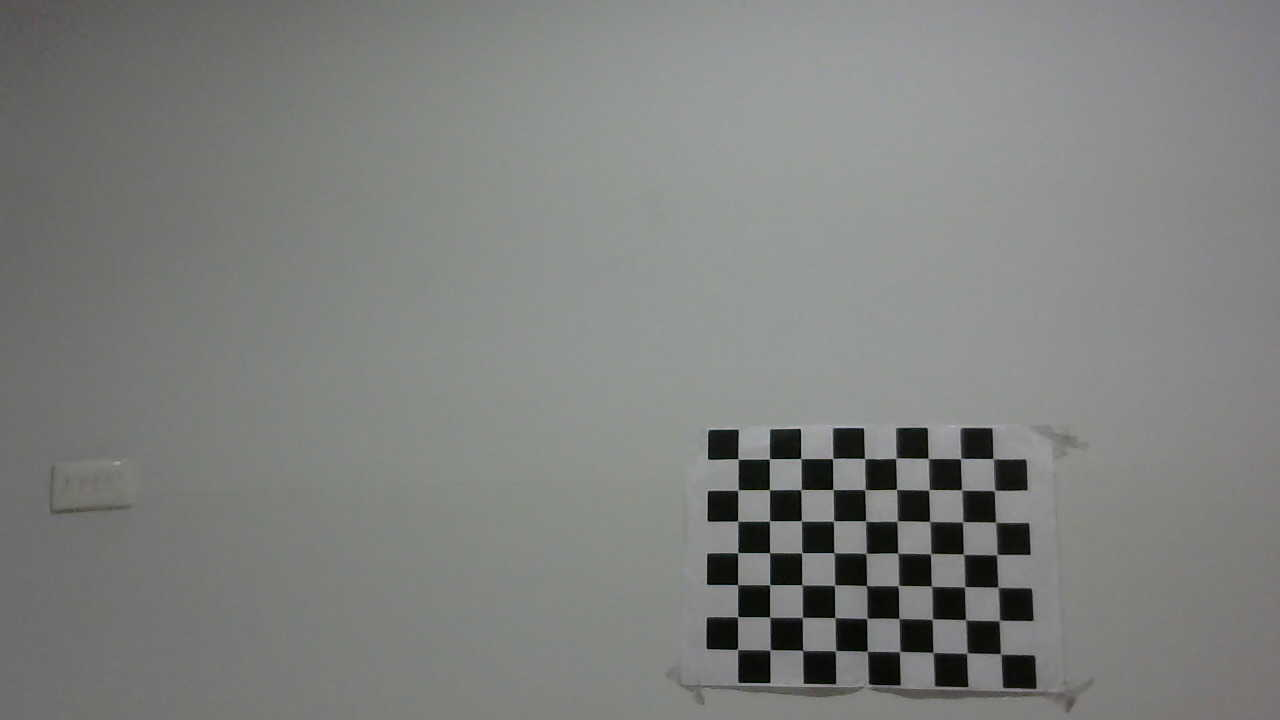
#> input picture sample_data/camera_calibration/0g.png, 1280 x 720 px
$ jupyter execute --allow-errors SFL.ipynb
#> lines starting #> are read from the running program, lines starting #| are printed output that depends on the picture; after the words box and inside, x2 and y2 are one past the last pixel; in counts of white or black regions, pixels touching at a corner belong together; long printed decimals are rounded
[cell 1]
import cv2
import numpy as np
import matplotlib.pyplot as plt
import os
from mpl_toolkits import mplot3d
from mpl_toolkits.mplot3d import Axes3D
path = os.getcwd()

[cell 2]
def order_points(points):
                len_ = len(points)
                a = points[0][0]
                b = points[len_-1][0]
                if a[0]>b[0] and a[1]>b[1]:
                       points =  points[::-1]
                return points
# [22 lines left out: function arrange_points, not called in this run]

[cell 3]
# [55 lines left out: function decode_graycode, not called in this run]

[cell 4]
print(path+"/sample_data/camera_calibration/")
criteria = (cv2.TERM_CRITERIA_EPS + cv2.TERM_CRITERIA_MAX_ITER, 30, 0.001)
fname = os.listdir(path+"/sample_data/camera_calibration/")
objp = np.zeros((9 * 7, 3), np.float32)
objp[:, :2] = np.mgrid[0:9, 0:7].T.reshape(-1, 2)*50.33

objpoints = []  # 3d point in real world space
imgpoints = []  # 2d points in image plane.
for name in fname:
    if name[-4:] == '.png':
        img = cv2.imread(path+"/sample_data/camera_calibration/"+name)
#> img is the input picture: shape (720, 1280, 3); mean B, G, R 126.3, 128.4, 126.9
        gray = cv2.cvtColor(img, cv2.COLOR_BGR2GRAY)
        ret, corners = cv2.findChessboardCorners(gray, (9, 7), None)
#> ret = True; corners = 63 rows, first 8: [999.4, 654.7], [965.6, 652], [931.4, 653.4], [902, 650], [866.3, 652.3], [835, 650.5], [801.6, 650.8], [769.2, 648.8]
        if ret == True:
                objpoints.append(objp)
                corners2 = cv2.cornerSubPix(gray, corners, (11, 11), (-1, -1), criteria)
#> corners2 = 63 rows, first 8: [1000.7, 653.9], [966.8, 653], [933, 652.4], [899.7, 651.5], [867.4, 651.3], [835.5, 650.7], [802.7, 650.4], [770.1, 649.9]
                corners2 = order_points(corners2)
#> in order_points, `len_ = len(points)`: len_ = 63
#> in order_points, `a = points[0][0]`: a = [1000.7, 653.9]
#> in order_points, `b = points[len_-1][0]`: b = [738, 459]
#> in order_points, `points =  points[::-1]`: points = 63 rows, first 8: [738, 459], [769.4, 458.8], [800.9, 458.5], [832.6, 458.5], [864.7, 458.5], [895.8, 458.2], [928.3, 458.4], [960.6, 458.5]
#> corners2 has the same summary as points in order_points
                imgpoints.append(corners2)
                img = cv2.drawChessboardCorners(img, (9, 7), corners2, ret)
#> img: shape (720, 1280, 3); 1.6% of pixels changed, all inside (x1, y1, x2, y2) = (732, 452, 1008, 661)
                cv2.imshow('camera', img)
                cv2.waitKey(1)
#> pass 2 of the loop `for name in fname:`:
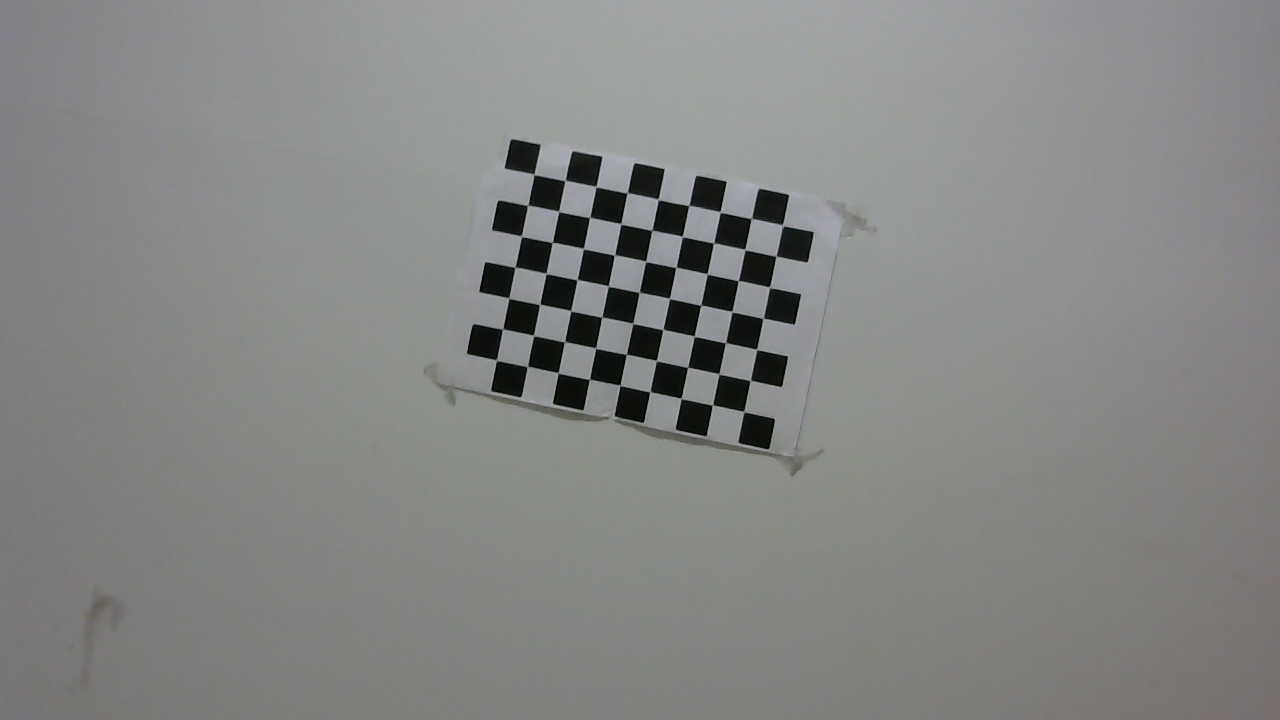
#> input picture sample_data/camera_calibration/11.png, 1280 x 720 px
#> img is the input picture: shape (720, 1280, 3); mean B, G, R 132.5, 133.9, 132.9
#> `ret, corners = cv2.findChessboardCorners(gray, (9, 7), None)`: corners = 63 rows, first 8: [534, 174.5], [564.6, 180.1], [596, 186.8], [626.9, 191.9], [657.4, 199.7], [688.5, 205.3], [719.6, 212.2], [750.8, 217.7]
#> `corners2 = cv2.cornerSubPix(gray, corners, (11, 11), (-1, -1), criteria)`: corners2 = 63 rows, first 8: [534.1, 174.4], [565, 180.5], [596, 186.7], [627.2, 192.9], [658.3, 199.3], [688.8, 205.4], [720.2, 211.9], [751.4, 218.6]
#> `img = cv2.drawChessboardCorners(img, (9, 7), corners2, ret)`:
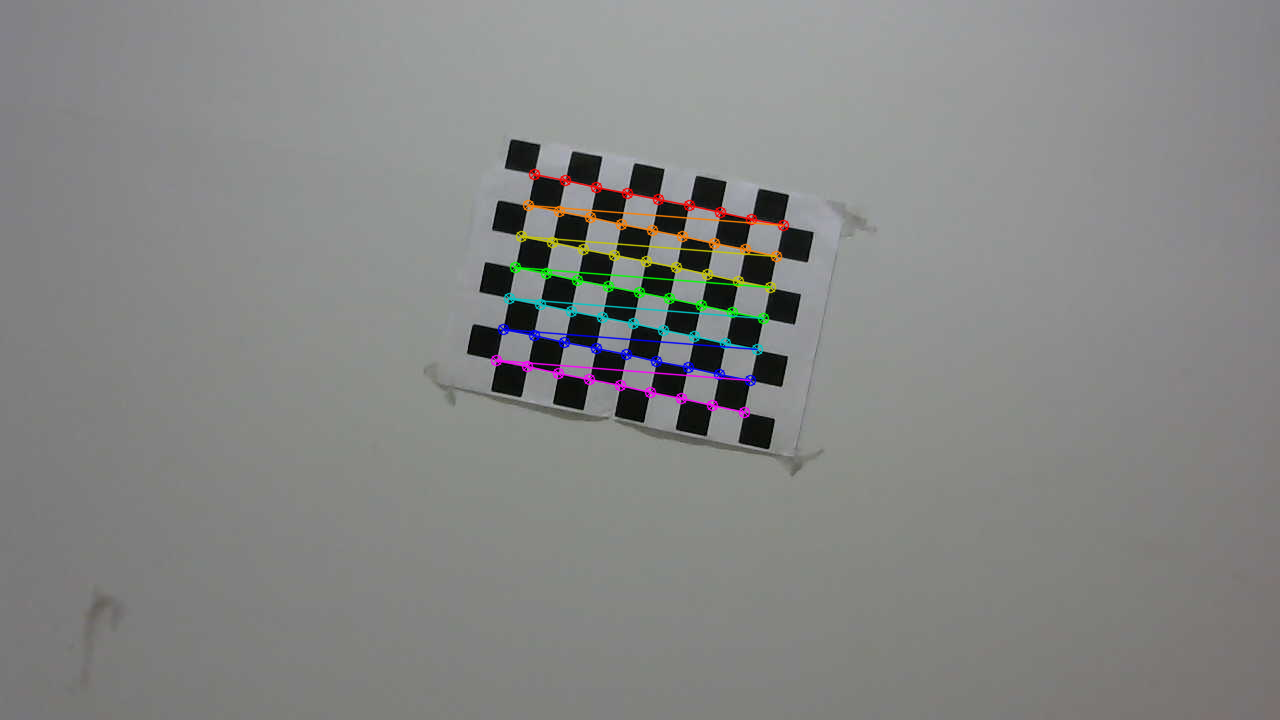
#> img: shape (720, 1280, 3); 1.56% of pixels changed, all inside (x1, y1, x2, y2) = (490, 168, 790, 419)
cv2.destroyAllWindows()
ret,mtx_c,dist_c,rvec_c,tvec_c = cv2.calibrateCamera(objpoints,imgpoints,gray.shape[::-1],None,None)
#> ret = 0.303; mtx_c = [[1677.2, 0, 621.1], [0, 1695.6, 505.6], [0, 0, 1]]; dist_c = [[0.287, -11.2, 0.035, -0.00223, 133.7]]; rvec_c = ([-0.175, 0.146, 0.00586], [0.108, 0.0375, 0.205], [0.0867, -0.0268, 0.55]); tvec_c = ([188.8, -75.26, 2703.1], [-138.2, -525.4, 2638.2], [-122, -547.8, 2628.5])
print('camera matrix')
print(mtx_c, ret)
#| [[1.67722978e+03 0.00000000e+00 6.21068160e+02]
#|  [0.00000000e+00 1.69561971e+03 5.05611093e+02]
#|  [0.00000000e+00 0.00000000e+00 1.00000000e+00]] 0.3032

[cell 5]
# camera pose ####

img = cv2.imread(path+'/sample_data/camera_pose.png')
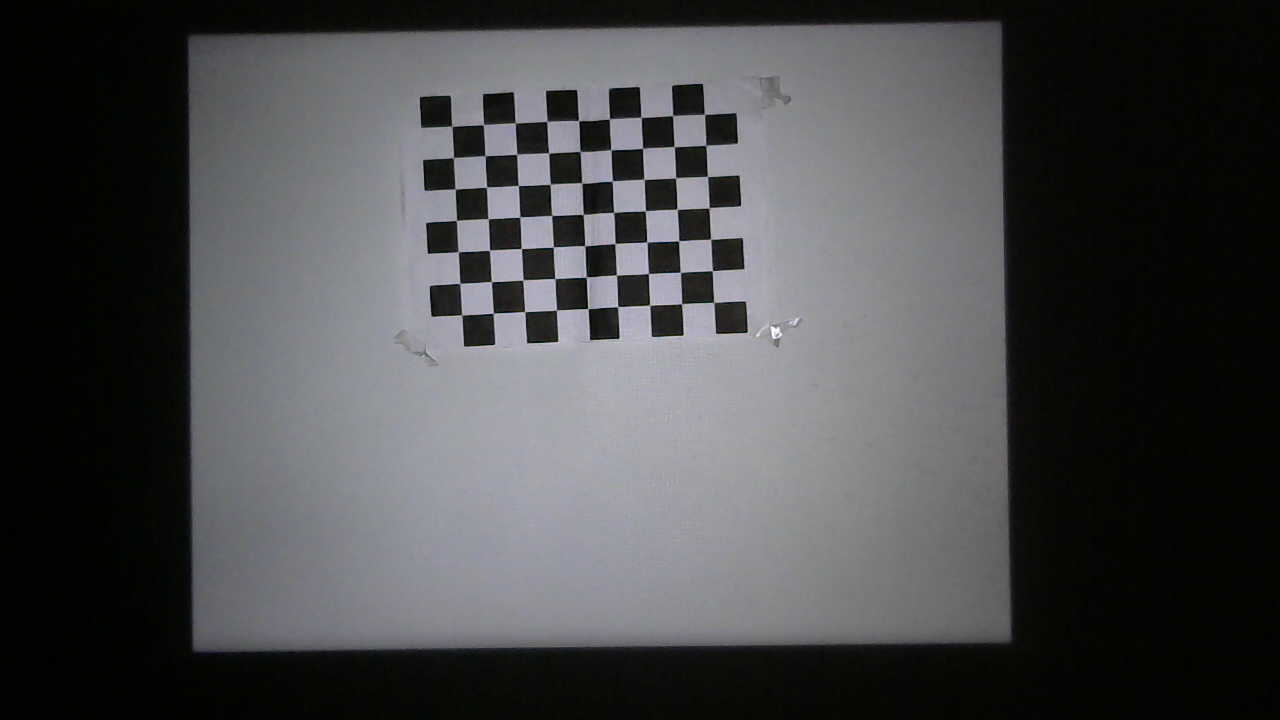
#> input picture sample_data/camera_pose.png, 1280 x 720 px
#> img is the input picture: shape (720, 1280, 3); mean B, G, R 74, 72.4, 72
plt.imshow(img)
gray = cv2.cvtColor(img,cv2.COLOR_BGR2GRAY)
ret,corners = cv2.findChessboardCorners(gray ,(9,7),None)
#> ret = True; corners = 63 rows, first 8: [456, 131], [478, 129], [520, 128], [546.6, 121.4], [578.4, 120.7], [609.4, 119], [640.9, 117.3], [672.6, 115.5]
corners = cv2.cornerSubPix(gray, corners, (11, 11), (-1, -1), criteria)
#> corners = 63 rows, first 8: [451.8, 126.3], [483.5, 124.6], [515.2, 122.9], [546.9, 121.3], [578.6, 120.6], [609.5, 118.8], [641.1, 117.4], [672.7, 115.5]
imgpoints  = np.array(corners,np.float32)
#> imgpoints has the same summary as corners
flag,rvec_c,tvec_c = cv2.solvePnP(objp,imgpoints,mtx_c,dist_c)
#> flag = True; rvec_c = [0.0453, 0.00943, -0.0478]; tvec_c = [-269.2, -604.6, 2647.2]
H_c = np.zeros((3,3))
world_points = []
R,_ = cv2.Rodrigues(rvec_c)
#> R = [[0.999, 0.048, 0.00834], [-0.0475, 0.998, -0.0455], [-0.0105, 0.045, 0.999]]
H_c[:,:2] = R[:,:2]
H_c[:,2] = tvec_c.transpose()[0]
H_c = mtx_c @ H_c
#> H_c = [[1668.7, 108.4, 1192545.9], [-85.93, 1714.7, 313283.6], [-0.0105, 0.045, 2647.2]]
H_c = np.linalg.inv(H_c)
#> H_c = [[0.000596, -3.07e-05, -0.265], [2.95e-05, 0.000583, -0.0824], [1.86e-09, -1.01e-08, 0.000378]]
plt.show()
print("Projection Matrix ",H_c)
#| Projection Matrix  [[ 5.96013275e-04 -3.07339027e-05 -2.64859393e-01]
#|  [ 2.95283897e-05  5.83481391e-04 -8.23535470e-02]
#|  [ 1.86313043e-09 -1.00512153e-08  3.78102977e-04]]

[cell 6]
# projector points##################3
pose = cv2.imread(path+'/sample_data/chess.png')
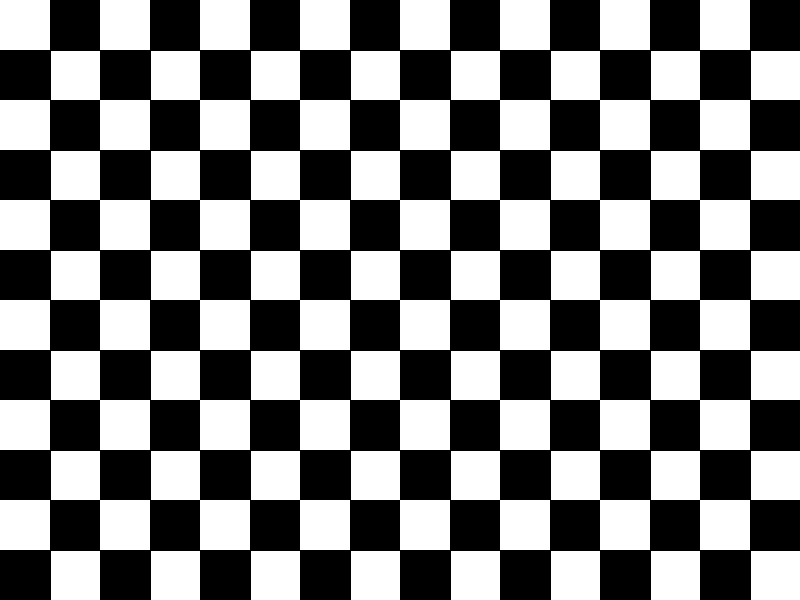
#> input picture sample_data/chess.png, 800 x 600 px
#> pose is the input picture: shape (600, 800, 3); 49% white; 61 white regions, largest, box (x1, y1, x2, y2) and area: (51, 51, 150, 150) 4901, (151, 51, 250, 150) 4901, (251, 51, 350, 150) 4901
gray = cv2.cvtColor(pose,cv2.COLOR_BGR2GRAY)
ret,corners = cv2.findChessboardCorners(gray,(15,11),None)
#> corners = 165 rows, first 8: [50.21, 50.21], [99.5, 50], [150, 50], [199.5, 50], [250, 50], [299.5, 50], [350, 50], [399.5, 50]
if ret:
        corners = cv2.cornerSubPix(gray,corners,(11,11),(-1,-1),criteria)
#> corners = 165 rows, first 8: [50, 50], [99.5, 50], [150, 50], [199.5, 50], [250, 50], [299.5, 50], [350, 50], [399.5, 50]
        corners = order_points(corners)
        _ = cv2.drawChessboardCorners(pose,(15,11),corners,ret)
#> pose: shape (600, 800, 3); 11.75% of pixels changed, all inside (x1, y1, x2, y2) = (44, 44, 757, 557)
        img_points= np.array(corners,np.float32)
#> img_points has the same summary as corners
plt.imshow(pose)
plt.show()

#> (a cell that did not finish here is left out)

[cell 8]
path ='/home/saurabh/Structured_Light-master/sample_data'
os.chdir(path)
img = cv2.imread('projector_pose.png')
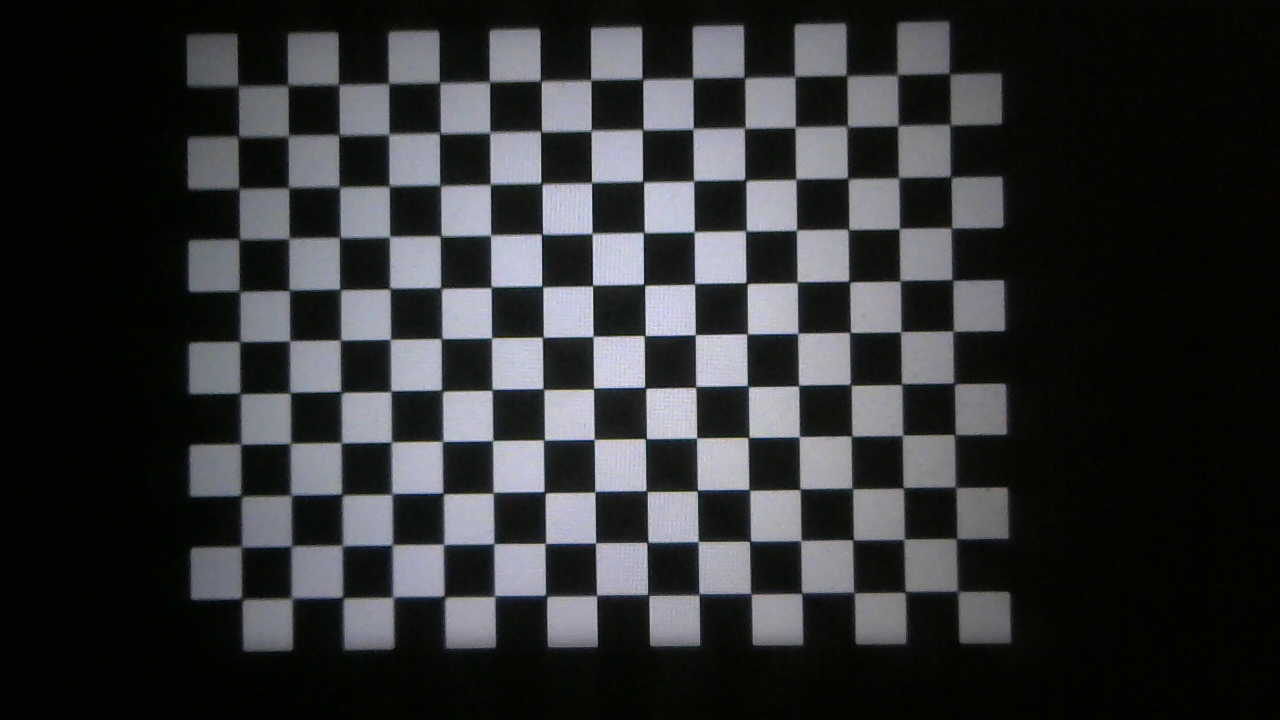
#> input picture sample_data/projector_pose.png, 1280 x 720 px
#> img is the input picture: shape (720, 1280, 3); mean B, G, R 51.7, 50.1, 49.1
gray = cv2.cvtColor(img,cv2.COLOR_BGR2GRAY)
#> gray: shape (720, 1280)
gray = ~gray
blur = cv2.GaussianBlur(gray,(5,5),-1)
gray = cv2.addWeighted(gray,1.5,blur,-0.5,0,gray)
ret,corners = cv2.findChessboardCorners(gray ,(15,11),None)
#> corners = 165 rows, first 8: [953, 586], [904.7, 591.4], [854.5, 593.5], [800.6, 592.6], [750.5, 593.5], [699, 594], [648, 594.5], [596.6, 594.6]
print(ret)
#| True
corners = cv2.cornerSubPix(gray, corners, (11, 11), (-1, -1), criteria)
#> corners = 165 rows, first 8: [957.6, 591.2], [905.1, 591.8], [853.8, 592.6], [801.6, 593.1], [750.9, 593.7], [699, 594.2], [648.3, 594.9], [596.6, 595.4]
corners = order_points(corners)
#> in order_points (call 5), `points =  points[::-1]`: points = 165 rows, first 8: [238, 85.77], [288, 85.13], [338.6, 84.58], [388.7, 83.34], [439.6, 82.7], [489.5, 81.74], [540.7, 81.03], [590.7, 80.09]
#> corners has the same summary as points in order_points
imgpoints  = np.array(corners,np.float32)
#> imgpoints has the same summary as points in order_points
point= []
for corner in corners:
                b = cv2.convertPointsToHomogeneous(corner)
                b= b.reshape(3,1)
                a = H_c @ b
                point.append(a)
#> this loop made 165 passes
#> (b, a) on passes 1 to 3: ([238, 85.77, 1], [-0.126, -0.0253, 0.000378]), ([288, 85.13, 1], [-0.0959, -0.0242, 0.000378]), ([338.6, 84.58, 1], [-0.0656, -0.023, 0.000378])
#> after the loop, point = 165 items, first 6: [-0.126, -0.0253, 0.000378], [-0.0959, -0.0242, 0.000378], [-0.0656, -0.023, 0.000378], [-0.0358, -0.0223, 0.000378], [-0.00538, -0.0211, 0.000378], [0.0244, -0.0202, 0.000378]
points = cv2.convertPointsFromHomogeneous(np.array(point))
#> points = 165 rows, first 8: [-332.7, -66.93], [-253.7, -64], [-173.7, -60.87], [-94.66, -58.86], [-14.22, -55.86], [64.5, -53.42], [145.1, -50.52], [223.9, -48.05]
w = np.array([np.array([np.array([i[0][0],i[0][1],0],np.float32) for i in points],np.float32)])
#> w = 165 rows, first 8: [-332.7, -66.93, 0], [-253.7, -64, 0], [-173.7, -60.87, 0], [-94.66, -58.86, 0], [-14.22, -55.86, 0], [64.5, -53.42, 0], [145.1, -50.52, 0], [223.9, -48.05, 0]
print(w.shape)
#| (1, 165, 3)

#> (a cell that did not finish here is left out)

[cell 10]
img = cv2.imread('41.png')
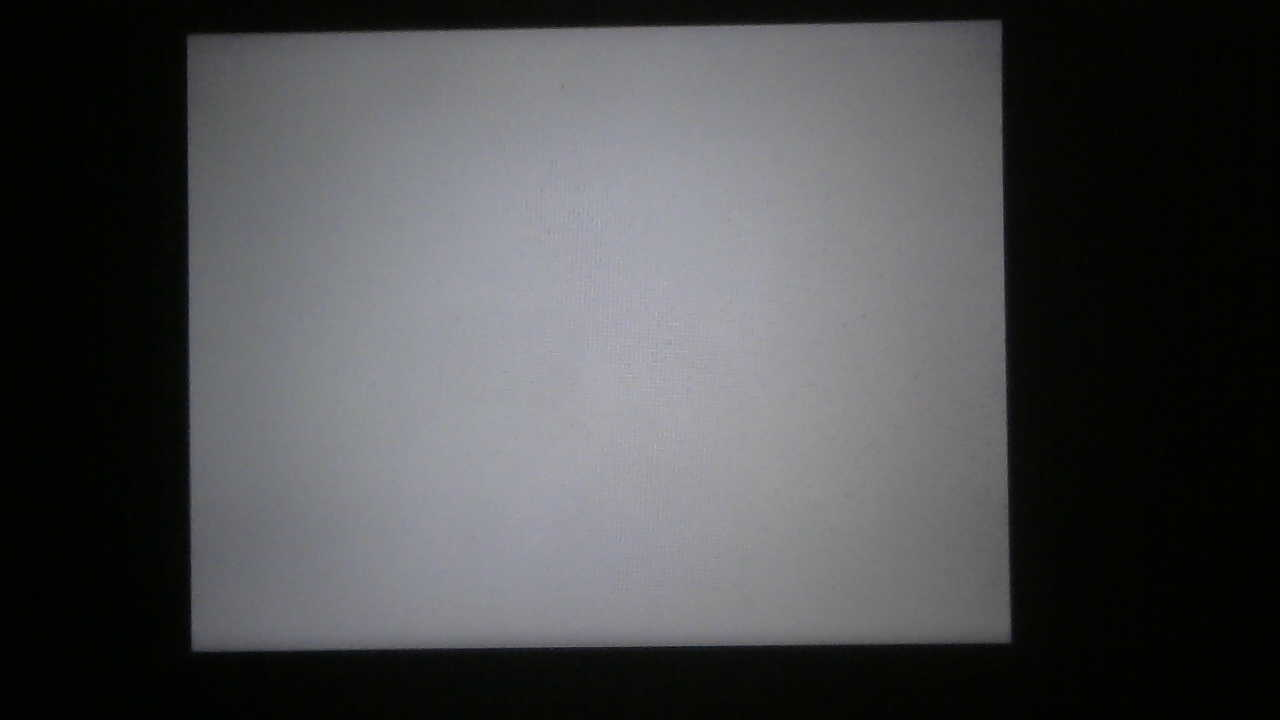
#> input picture sample_data/graycode/41.png, 1280 x 720 px, found by its file name
#> img is the input picture: shape (720, 1280, 3); mean B, G, R 77.1, 75.4, 74.9
#> (the rest of this cell did not finish here and is left out)
